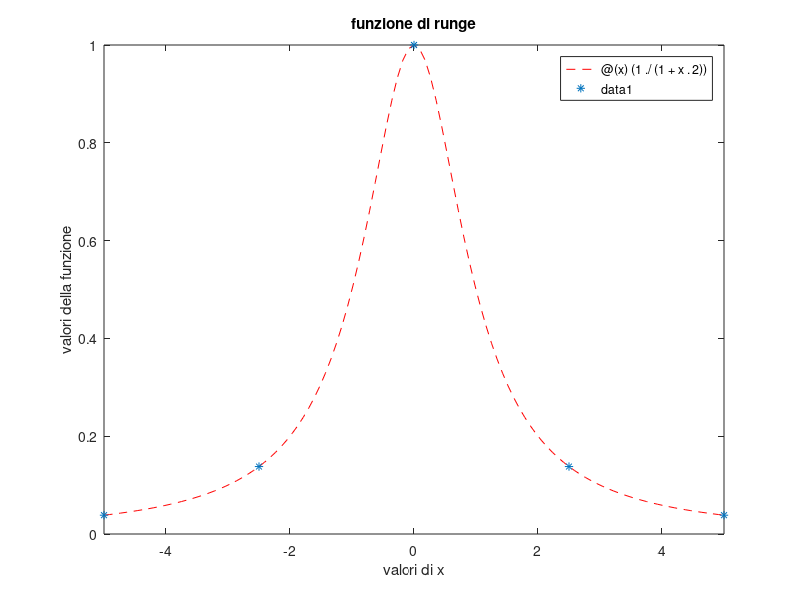

Recreate this plot in MATLAB. (Note: this script raises an error after producing the figure.)
fprintf('runge with equispaced nodes\n')

% runge function and domain
f = @(x)(1./(1+x.^2)); 
alfa=-5; beta=5;

% plot function
figure(1)
fplot(f,[alfa,beta],'r--')
hold on
xlabel('valori di x')
ylabel('valori della funzione')
title('funzione di runge')
pause

i = 1;

for n=4:2:10
    
    % equispaced nodes 
    x = linspace(alfa,beta,n+1)'; y=f(x);
    plot(x,y,'*')
    pause
    
    % compute polynomial coefficient  
    a = getPolynCoeff(x,y);
    
    % compute polynomial values 
    t = linspace(alfa,beta,100);
    yp = polyval(a,t);
    plot(t,yp,'k')
    pause
    
    % compute approximation error
    E(i,1)=max(abs(f(t)-yp));
    N(i,1) = n+1; 
    i = i+1;
    
end

disp('    #nodes     error')
disp([N,E])

% the approximation error growth if number of nodes growth
